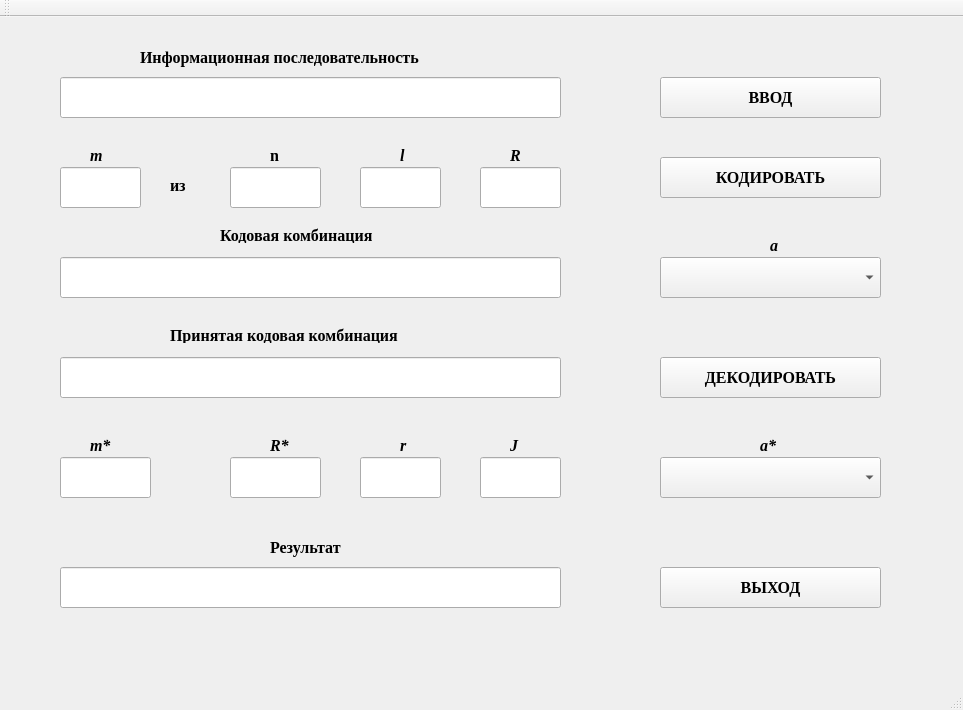
<?xml version="1.0" encoding="UTF-8"?>
<ui version="4.0">
 <class>MainWindow</class>
 <widget class="QMainWindow" name="MainWindow">
  <property name="geometry">
   <rect>
    <x>0</x>
    <y>0</y>
    <width>963</width>
    <height>710</height>
   </rect>
  </property>
  <property name="windowTitle">
   <string>Равновесный код</string>
  </property>
  <widget class="QWidget" name="centralWidget">
   <widget class="QLineEdit" name="lineEdit">
    <property name="geometry">
     <rect>
      <x>60</x>
      <y>60</y>
      <width>501</width>
      <height>41</height>
     </rect>
    </property>
    <property name="font">
     <font>
      <family>Times New Roman</family>
      <pointsize>12</pointsize>
      <weight>75</weight>
      <bold>true</bold>
     </font>
    </property>
   </widget>
   <widget class="QLineEdit" name="lineEdit_2">
    <property name="geometry">
     <rect>
      <x>60</x>
      <y>150</y>
      <width>81</width>
      <height>41</height>
     </rect>
    </property>
    <property name="font">
     <font>
      <family>Times New Roman</family>
      <pointsize>12</pointsize>
      <weight>75</weight>
      <bold>true</bold>
     </font>
    </property>
    <property name="readOnly">
     <bool>true</bool>
    </property>
   </widget>
   <widget class="QLineEdit" name="lineEdit_3">
    <property name="geometry">
     <rect>
      <x>230</x>
      <y>150</y>
      <width>91</width>
      <height>41</height>
     </rect>
    </property>
    <property name="font">
     <font>
      <family>Times New Roman</family>
      <pointsize>12</pointsize>
      <weight>75</weight>
      <bold>true</bold>
     </font>
    </property>
    <property name="readOnly">
     <bool>true</bool>
    </property>
   </widget>
   <widget class="QLineEdit" name="lineEdit_4">
    <property name="geometry">
     <rect>
      <x>360</x>
      <y>150</y>
      <width>81</width>
      <height>41</height>
     </rect>
    </property>
    <property name="font">
     <font>
      <family>Times New Roman</family>
      <pointsize>12</pointsize>
      <weight>75</weight>
      <bold>true</bold>
     </font>
    </property>
    <property name="readOnly">
     <bool>true</bool>
    </property>
   </widget>
   <widget class="QLineEdit" name="lineEdit_5">
    <property name="geometry">
     <rect>
      <x>480</x>
      <y>150</y>
      <width>81</width>
      <height>41</height>
     </rect>
    </property>
    <property name="font">
     <font>
      <family>Times New Roman</family>
      <pointsize>12</pointsize>
      <weight>75</weight>
      <bold>true</bold>
     </font>
    </property>
    <property name="readOnly">
     <bool>true</bool>
    </property>
   </widget>
   <widget class="QLineEdit" name="lineEdit_6">
    <property name="geometry">
     <rect>
      <x>60</x>
      <y>240</y>
      <width>501</width>
      <height>41</height>
     </rect>
    </property>
    <property name="font">
     <font>
      <family>Times New Roman</family>
      <pointsize>12</pointsize>
      <weight>75</weight>
      <bold>true</bold>
     </font>
    </property>
    <property name="readOnly">
     <bool>true</bool>
    </property>
   </widget>
   <widget class="QLineEdit" name="lineEdit_7">
    <property name="geometry">
     <rect>
      <x>60</x>
      <y>340</y>
      <width>501</width>
      <height>41</height>
     </rect>
    </property>
    <property name="font">
     <font>
      <family>Times New Roman</family>
      <pointsize>12</pointsize>
      <weight>75</weight>
      <bold>true</bold>
     </font>
    </property>
   </widget>
   <widget class="QLineEdit" name="lineEdit_8">
    <property name="geometry">
     <rect>
      <x>60</x>
      <y>440</y>
      <width>91</width>
      <height>41</height>
     </rect>
    </property>
    <property name="font">
     <font>
      <family>Times New Roman</family>
      <pointsize>12</pointsize>
      <weight>75</weight>
      <bold>true</bold>
     </font>
    </property>
    <property name="readOnly">
     <bool>true</bool>
    </property>
   </widget>
   <widget class="QLineEdit" name="lineEdit_9">
    <property name="geometry">
     <rect>
      <x>230</x>
      <y>440</y>
      <width>91</width>
      <height>41</height>
     </rect>
    </property>
    <property name="font">
     <font>
      <family>Times New Roman</family>
      <pointsize>12</pointsize>
      <weight>75</weight>
      <bold>true</bold>
     </font>
    </property>
    <property name="readOnly">
     <bool>true</bool>
    </property>
   </widget>
   <widget class="QLineEdit" name="lineEdit_10">
    <property name="geometry">
     <rect>
      <x>360</x>
      <y>440</y>
      <width>81</width>
      <height>41</height>
     </rect>
    </property>
    <property name="font">
     <font>
      <family>Times New Roman</family>
      <pointsize>12</pointsize>
      <weight>75</weight>
      <bold>true</bold>
     </font>
    </property>
    <property name="readOnly">
     <bool>true</bool>
    </property>
   </widget>
   <widget class="QLineEdit" name="lineEdit_11">
    <property name="geometry">
     <rect>
      <x>480</x>
      <y>440</y>
      <width>81</width>
      <height>41</height>
     </rect>
    </property>
    <property name="font">
     <font>
      <family>Times New Roman</family>
      <pointsize>12</pointsize>
      <weight>75</weight>
      <bold>true</bold>
     </font>
    </property>
    <property name="readOnly">
     <bool>true</bool>
    </property>
   </widget>
   <widget class="QLineEdit" name="lineEdit_12">
    <property name="geometry">
     <rect>
      <x>60</x>
      <y>550</y>
      <width>501</width>
      <height>41</height>
     </rect>
    </property>
    <property name="font">
     <font>
      <family>Times New Roman</family>
      <pointsize>11</pointsize>
      <weight>75</weight>
      <bold>true</bold>
     </font>
    </property>
    <property name="readOnly">
     <bool>true</bool>
    </property>
   </widget>
   <widget class="QLabel" name="label">
    <property name="geometry">
     <rect>
      <x>140</x>
      <y>30</y>
      <width>351</width>
      <height>21</height>
     </rect>
    </property>
    <property name="font">
     <font>
      <family>Times New Roman</family>
      <pointsize>12</pointsize>
      <weight>75</weight>
      <bold>true</bold>
     </font>
    </property>
    <property name="text">
     <string>Информационная последовательность</string>
    </property>
   </widget>
   <widget class="QLabel" name="label_2">
    <property name="geometry">
     <rect>
      <x>90</x>
      <y>130</y>
      <width>55</width>
      <height>16</height>
     </rect>
    </property>
    <property name="font">
     <font>
      <family>Times New Roman</family>
      <pointsize>12</pointsize>
      <weight>75</weight>
      <italic>true</italic>
      <bold>true</bold>
     </font>
    </property>
    <property name="text">
     <string>m</string>
    </property>
   </widget>
   <widget class="QLabel" name="label_3">
    <property name="geometry">
     <rect>
      <x>170</x>
      <y>160</y>
      <width>55</width>
      <height>16</height>
     </rect>
    </property>
    <property name="font">
     <font>
      <family>Times New Roman</family>
      <pointsize>12</pointsize>
      <weight>75</weight>
      <bold>true</bold>
     </font>
    </property>
    <property name="text">
     <string>из</string>
    </property>
   </widget>
   <widget class="QLabel" name="label_4">
    <property name="geometry">
     <rect>
      <x>270</x>
      <y>130</y>
      <width>55</width>
      <height>16</height>
     </rect>
    </property>
    <property name="font">
     <font>
      <family>Times New Roman</family>
      <pointsize>12</pointsize>
      <weight>75</weight>
      <bold>true</bold>
     </font>
    </property>
    <property name="text">
     <string>n</string>
    </property>
   </widget>
   <widget class="QLabel" name="label_5">
    <property name="geometry">
     <rect>
      <x>400</x>
      <y>130</y>
      <width>55</width>
      <height>16</height>
     </rect>
    </property>
    <property name="font">
     <font>
      <family>Times New Roman</family>
      <pointsize>12</pointsize>
      <weight>75</weight>
      <italic>true</italic>
      <bold>true</bold>
     </font>
    </property>
    <property name="text">
     <string>l</string>
    </property>
   </widget>
   <widget class="QLabel" name="label_6">
    <property name="geometry">
     <rect>
      <x>510</x>
      <y>130</y>
      <width>55</width>
      <height>16</height>
     </rect>
    </property>
    <property name="font">
     <font>
      <family>Times New Roman</family>
      <pointsize>12</pointsize>
      <weight>75</weight>
      <italic>true</italic>
      <bold>true</bold>
     </font>
    </property>
    <property name="text">
     <string>R</string>
    </property>
   </widget>
   <widget class="QLabel" name="label_7">
    <property name="geometry">
     <rect>
      <x>220</x>
      <y>210</y>
      <width>201</width>
      <height>16</height>
     </rect>
    </property>
    <property name="font">
     <font>
      <family>Times New Roman</family>
      <pointsize>12</pointsize>
      <weight>75</weight>
      <bold>true</bold>
     </font>
    </property>
    <property name="text">
     <string>Кодовая комбинация</string>
    </property>
   </widget>
   <widget class="QLabel" name="label_8">
    <property name="geometry">
     <rect>
      <x>170</x>
      <y>310</y>
      <width>291</width>
      <height>16</height>
     </rect>
    </property>
    <property name="font">
     <font>
      <family>Times New Roman</family>
      <pointsize>12</pointsize>
      <weight>75</weight>
      <bold>true</bold>
     </font>
    </property>
    <property name="text">
     <string>Принятая кодовая комбинация</string>
    </property>
   </widget>
   <widget class="QLabel" name="label_9">
    <property name="geometry">
     <rect>
      <x>90</x>
      <y>420</y>
      <width>55</width>
      <height>16</height>
     </rect>
    </property>
    <property name="font">
     <font>
      <family>Times New Roman</family>
      <pointsize>12</pointsize>
      <weight>75</weight>
      <italic>true</italic>
      <bold>true</bold>
     </font>
    </property>
    <property name="text">
     <string>m*</string>
    </property>
   </widget>
   <widget class="QLabel" name="label_10">
    <property name="geometry">
     <rect>
      <x>270</x>
      <y>420</y>
      <width>55</width>
      <height>16</height>
     </rect>
    </property>
    <property name="font">
     <font>
      <family>Times New Roman</family>
      <pointsize>12</pointsize>
      <weight>75</weight>
      <italic>true</italic>
      <bold>true</bold>
     </font>
    </property>
    <property name="text">
     <string>R*</string>
    </property>
   </widget>
   <widget class="QLabel" name="label_11">
    <property name="geometry">
     <rect>
      <x>400</x>
      <y>420</y>
      <width>55</width>
      <height>16</height>
     </rect>
    </property>
    <property name="font">
     <font>
      <family>Times New Roman</family>
      <pointsize>12</pointsize>
      <weight>75</weight>
      <italic>true</italic>
      <bold>true</bold>
     </font>
    </property>
    <property name="text">
     <string>r</string>
    </property>
   </widget>
   <widget class="QLabel" name="label_12">
    <property name="geometry">
     <rect>
      <x>510</x>
      <y>420</y>
      <width>55</width>
      <height>16</height>
     </rect>
    </property>
    <property name="font">
     <font>
      <family>Times New Roman</family>
      <pointsize>12</pointsize>
      <weight>75</weight>
      <italic>true</italic>
      <bold>true</bold>
     </font>
    </property>
    <property name="text">
     <string>J</string>
    </property>
   </widget>
   <widget class="QLabel" name="label_13">
    <property name="geometry">
     <rect>
      <x>270</x>
      <y>520</y>
      <width>291</width>
      <height>21</height>
     </rect>
    </property>
    <property name="font">
     <font>
      <family>Times New Roman</family>
      <pointsize>12</pointsize>
      <weight>75</weight>
      <bold>true</bold>
     </font>
    </property>
    <property name="text">
     <string>Результат</string>
    </property>
   </widget>
   <widget class="QPushButton" name="pushButton">
    <property name="geometry">
     <rect>
      <x>660</x>
      <y>60</y>
      <width>221</width>
      <height>41</height>
     </rect>
    </property>
    <property name="font">
     <font>
      <family>Times New Roman</family>
      <pointsize>12</pointsize>
      <weight>75</weight>
      <bold>true</bold>
     </font>
    </property>
    <property name="text">
     <string>ВВОД</string>
    </property>
   </widget>
   <widget class="QPushButton" name="pushButton_2">
    <property name="geometry">
     <rect>
      <x>660</x>
      <y>140</y>
      <width>221</width>
      <height>41</height>
     </rect>
    </property>
    <property name="font">
     <font>
      <family>Times New Roman</family>
      <pointsize>12</pointsize>
      <weight>75</weight>
      <bold>true</bold>
     </font>
    </property>
    <property name="text">
     <string>КОДИРОВАТЬ</string>
    </property>
   </widget>
   <widget class="QPushButton" name="pushButton_3">
    <property name="geometry">
     <rect>
      <x>660</x>
      <y>340</y>
      <width>221</width>
      <height>41</height>
     </rect>
    </property>
    <property name="font">
     <font>
      <family>Times New Roman</family>
      <pointsize>12</pointsize>
      <weight>75</weight>
      <bold>true</bold>
     </font>
    </property>
    <property name="text">
     <string>ДЕКОДИРОВАТЬ</string>
    </property>
   </widget>
   <widget class="QPushButton" name="pushButton_4">
    <property name="geometry">
     <rect>
      <x>660</x>
      <y>550</y>
      <width>221</width>
      <height>41</height>
     </rect>
    </property>
    <property name="font">
     <font>
      <family>Times New Roman</family>
      <pointsize>12</pointsize>
      <weight>75</weight>
      <bold>true</bold>
     </font>
    </property>
    <property name="text">
     <string>ВЫХОД</string>
    </property>
   </widget>
   <widget class="QComboBox" name="comboBox">
    <property name="geometry">
     <rect>
      <x>660</x>
      <y>240</y>
      <width>221</width>
      <height>41</height>
     </rect>
    </property>
    <property name="font">
     <font>
      <family>Times New Roman</family>
      <pointsize>12</pointsize>
      <weight>75</weight>
      <bold>true</bold>
     </font>
    </property>
   </widget>
   <widget class="QComboBox" name="comboBox_2">
    <property name="geometry">
     <rect>
      <x>660</x>
      <y>440</y>
      <width>221</width>
      <height>41</height>
     </rect>
    </property>
    <property name="font">
     <font>
      <family>Times New Roman</family>
      <pointsize>12</pointsize>
      <weight>75</weight>
      <bold>true</bold>
     </font>
    </property>
   </widget>
   <widget class="QLabel" name="label_14">
    <property name="geometry">
     <rect>
      <x>770</x>
      <y>220</y>
      <width>55</width>
      <height>16</height>
     </rect>
    </property>
    <property name="font">
     <font>
      <family>Times New Roman</family>
      <pointsize>12</pointsize>
      <weight>75</weight>
      <italic>true</italic>
      <bold>true</bold>
     </font>
    </property>
    <property name="text">
     <string>a</string>
    </property>
   </widget>
   <widget class="QLabel" name="label_15">
    <property name="geometry">
     <rect>
      <x>760</x>
      <y>420</y>
      <width>55</width>
      <height>16</height>
     </rect>
    </property>
    <property name="font">
     <font>
      <family>Times New Roman</family>
      <pointsize>12</pointsize>
      <weight>75</weight>
      <italic>true</italic>
      <bold>true</bold>
     </font>
    </property>
    <property name="text">
     <string>a*</string>
    </property>
   </widget>
  </widget>
  <widget class="QMenuBar" name="menuBar">
   <property name="geometry">
    <rect>
     <x>0</x>
     <y>0</y>
     <width>963</width>
     <height>26</height>
    </rect>
   </property>
  </widget>
  <widget class="QToolBar" name="mainToolBar">
   <attribute name="toolBarArea">
    <enum>TopToolBarArea</enum>
   </attribute>
   <attribute name="toolBarBreak">
    <bool>false</bool>
   </attribute>
  </widget>
  <widget class="QStatusBar" name="statusBar"/>
 </widget>
 <layoutdefault spacing="6" margin="11"/>
 <resources/>
 <connections/>
</ui>
